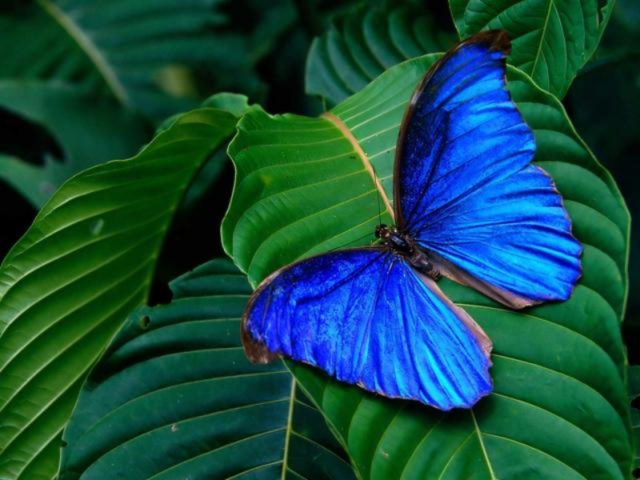
#> input picture Python-Programming-for-Data-Science-and-Machine-Learning/Projects/Python for Data Science and Machine Learning-Shell/Python Image Processing Introduction/Image_1.jpg, 640 x 480 px, found by its file name
$ python '25-Python Imaging Library Introduction.py'
#> lines starting #> are read from the running program, lines starting #| are printed output that depends on the picture
from PIL import Image

im = Image.open("image_1.jpg")
#> im is the input picture: PIL image 640x480 RGB; mean R, G, B 19.3, 75.1, 67.6


im.show()


im.format


im.size


im.mode


box = (100, 100, 400, 400)
region = im.crop(box)

region.show()

im1 = im.copy()
region = region.transpose(Image.ROTATE_180)
im1.paste(region, box)


im1.show()

r, g, b = im.split()
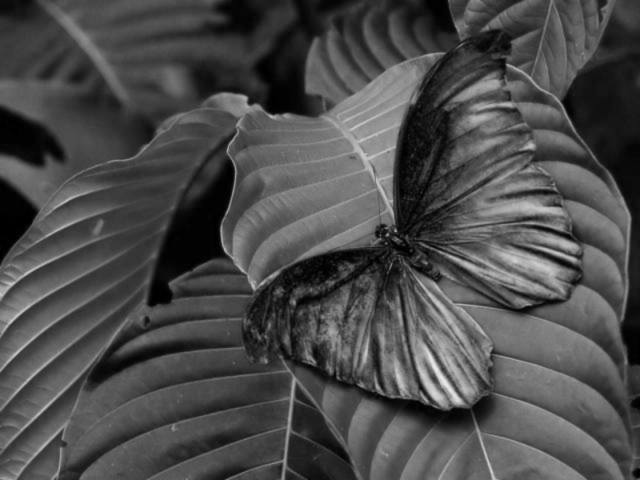
#> g: PIL image 640x480 L; min 0, max 237, mean 75.1

r.show()

g.show()

b.show()


im2 = Image.merge("RGB", (b, g, r))
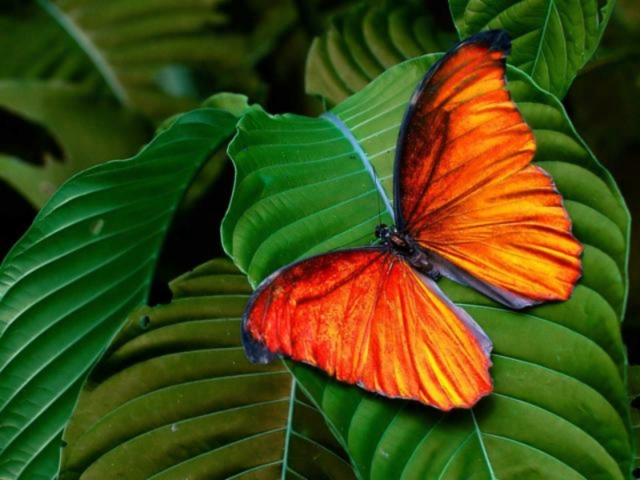
#> im2: PIL image 640x480 RGB; mean R, G, B 67.6, 75.1, 19.3
im2.show()

im3 = im.resize((128, 128))
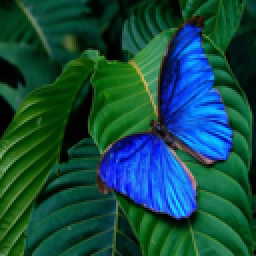
#> im3: PIL image 128x128 RGB (shown 2 times larger); mean R, G, B 19.3, 75.1, 67.6
im3.show()

im4 = im.rotate(45) # degrees counter-clockwise
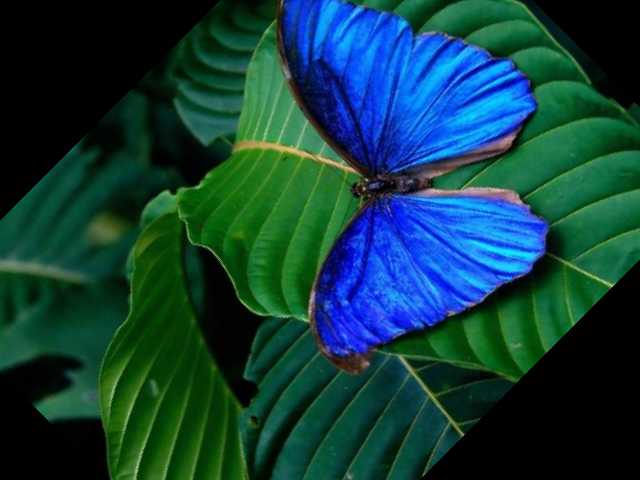
#> im4: PIL image 640x480 RGB; mean R, G, B 15.9, 61.3, 60.8
im4.show()

im5 = im.transpose(Image.FLIP_LEFT_RIGHT)
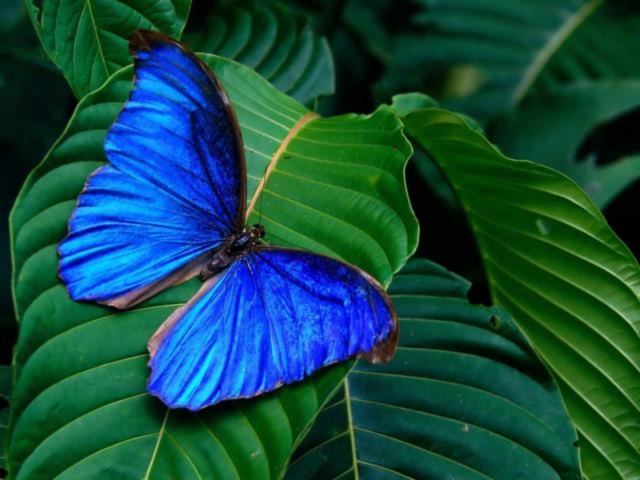
#> im5: PIL image 640x480 RGB; mean R, G, B 19.3, 75.1, 67.6
im5.show()

im6 = im.convert(mode = 'L')
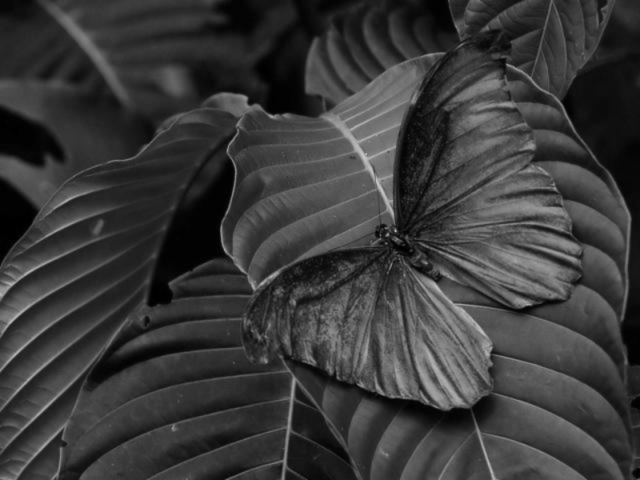
#> im6: PIL image 640x480 L; min 0, max 200, mean 57.5
im6.show()

im6.mode

from PIL import ImageFilter


im7 = im.filter(ImageFilter.BLUR)
im7.show()


im8 = im.filter(ImageFilter.UnsharpMask())
im8.show()


from PIL import ImageEnhance

enh = ImageEnhance.Contrast(im)
im9 = enh.enhance(2)
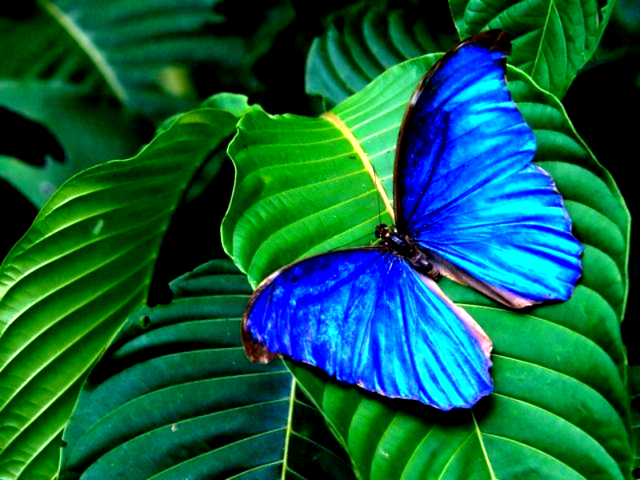
#> im9: PIL image 640x480 RGB; mean R, G, B 11.6, 95.5, 68.2
im9.show()

im9.save('Enh.png')
